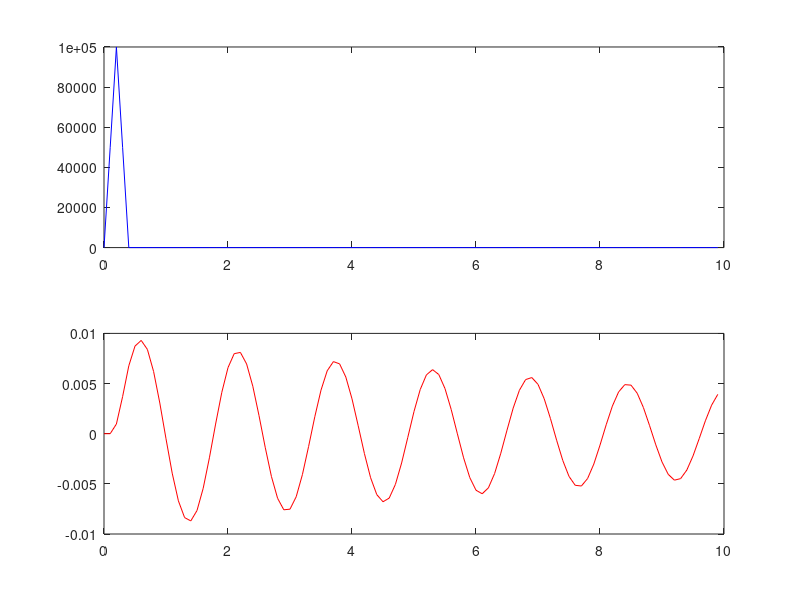
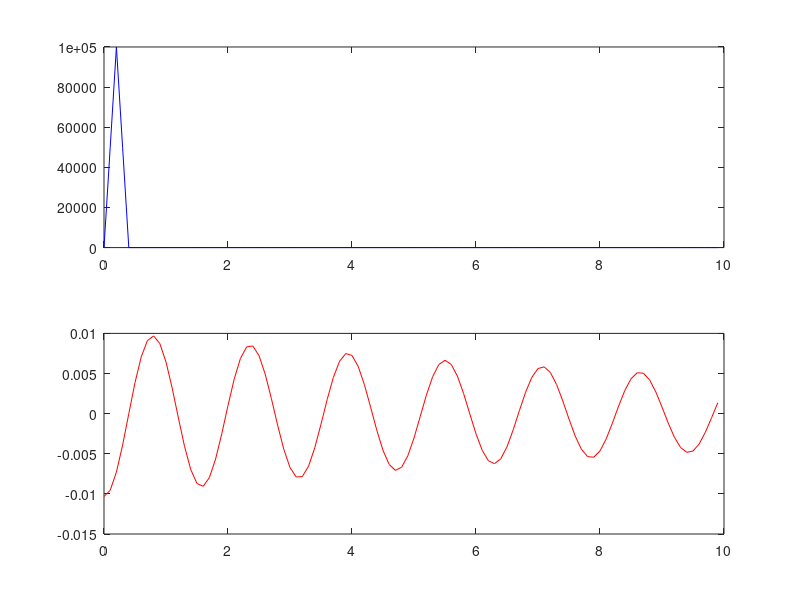

These charts were generated, in order, by the following MATLAB code:
function ParcialA3
    clc, clear

  po = 100000;
  w = zeros(1,100);
  w1 = [0,0.5,1,0.5,0]*po;
  w (1:length(w1)) = w1;
  nsteps = length(w);

  t1 = 0.4;
  dt = t1/4;
  t = 0:dt:(nsteps-1)*dt;

 m = 500000;
 k = 2*10^11 * 4*10^-5 / 1;
 zitta = 0.02;
ome = sqrt(k/m);
f = ome/(2*pi);
T = 1/f;
c = zitta*2*m*ome;
omed = ome*(1-zitta^2)^0.5;

y0 = 0;
yd0 = 0;

cw = cos(omed*t);
sw = sin(omed*t);

yc = w.*cw;
ys = w.*sw;

A = zeros(1,length(w));
B = zeros(1,length(w));

for i = 2:length(w)
  A(i) = A(i-1)*e^(-zitta*ome*dt)+ dt/(2*ome*m) * (yc(i-1)*e^(-zitta*ome*dt) +yc(i));
  B(i) = B(i-1)*e^(-zitta*ome*dt)+ dt/(2*ome*m) * (ys(i-1)*e^(-zitta*ome*dt) +ys(i));
endfor
X = A.*sin(omed*t) - B.*cos(omed*t);

P = interp1(t, w, t);

figure(1)
subplot(2,1,1)
plot(t, P, 'b')
subplot(2,1,2)
plot(t,X,'r')

% Encuentra el máximo solo en los valores positivos de X(1,:)
%indices_positivos = X(1,t <= 3) > 0;  % Crea una máscara lógica para los valores positivos
%valores_positivos = X(1, indices_positivos);  % Filtra los valores positivos de X(1,:)
% Encuentra el máximo y su índice
%[maximo, indice_maximo] = max(valores_positivos);
% Obtiene el tiempo correspondiente al máximo
%tiempo_maximo = t(indices_positivos);
%tiempo_maximo = tiempo_maximo(indice_maximo);
%maximo
%tiempo_maximo


  [maximo, indice_maximo] = max(X( t <= 3));
      tiempo_maximo = t(indice_maximo);

      maximo
      tiempo_maximo

%Para carga impulsiva, es decir, t1 menor a 1/4 T

if(t1<0.3*T)
imp = t1*po/2;
xaprox = imp/(omed*m) * sin(omed*(t - t1)) .* exp(-zitta*ome*(t - t1));

figure(2)
subplot(2,1,1)
plot(t, P, 'b')
subplot(2,1,2)
plot(t,xaprox,'r')

  [maximo, indice_maximo] = max(xaprox(t <= 3));
   tiempo_maximo = t(indice_maximo);

      maximo
      tiempo_maximo
endif

endfunction
